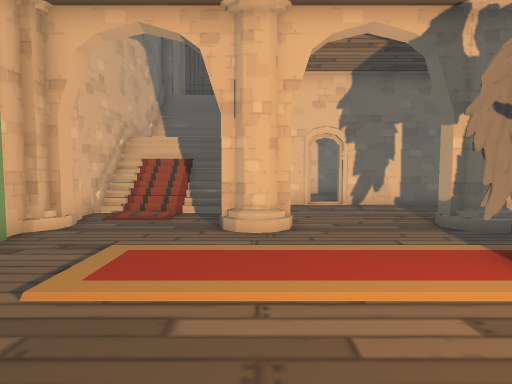
[1] (above)

16 first-person views from a walk through a scene from a Unity 3-D project. The camera is 1.3 m above the floor, tilts 4° down and sees 75° across. The floor is counted in squares, 1 m on a side. Each view is taken from the middle of a square. On the plan, view 1 faces up. The plan holds only what a view shows up to about 14 squares ahead; the rest is blank. The place goes on beyond the plan. The player character is not drawn. Door leaves are left out, so doorways stand open. Some surface patterns are stand-ins.

[2]
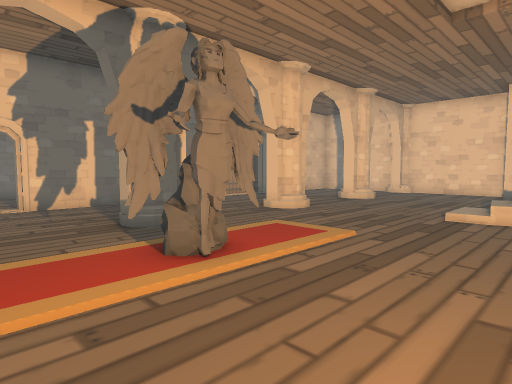

[3]
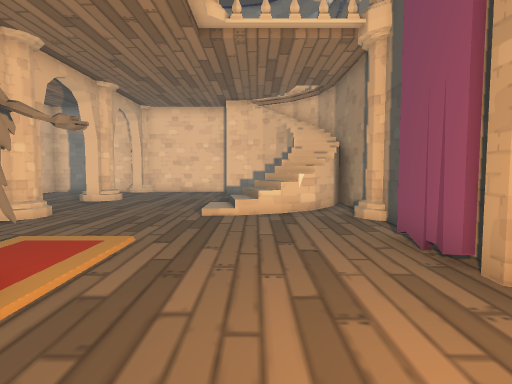

[4]
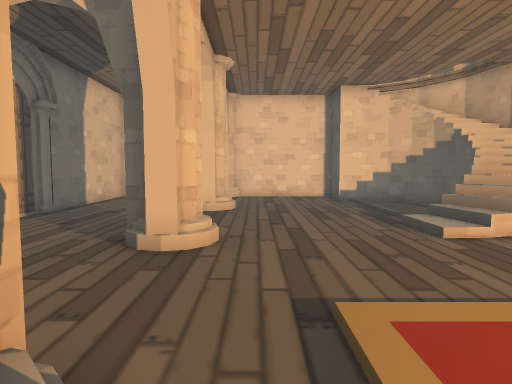

[5]
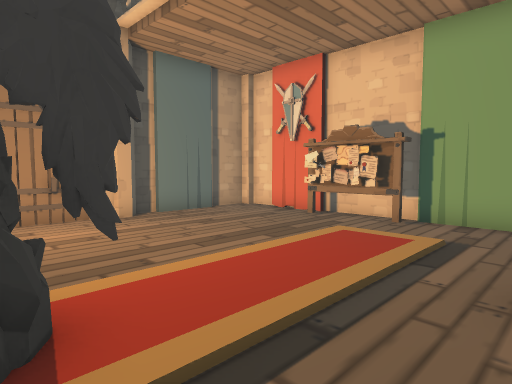

[6]
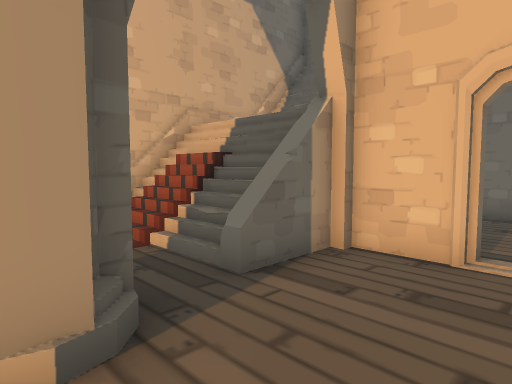

[7]
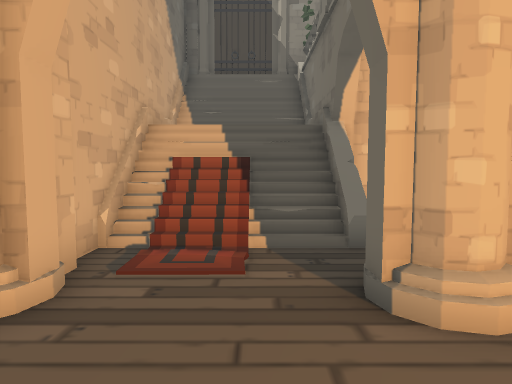

[8]
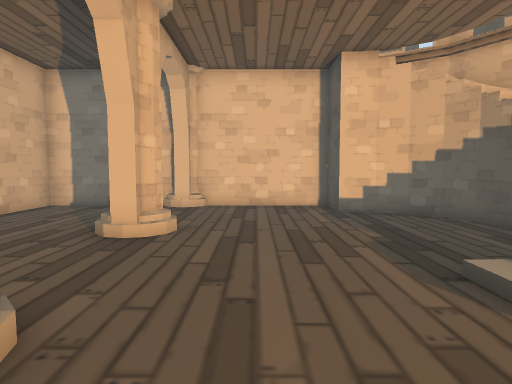

[9]
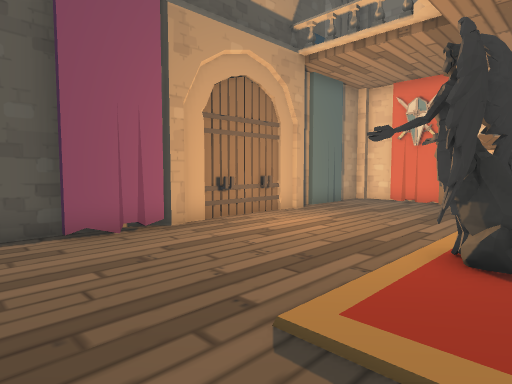

[10]
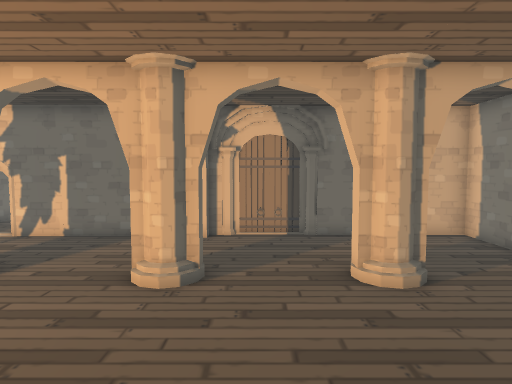

[11]
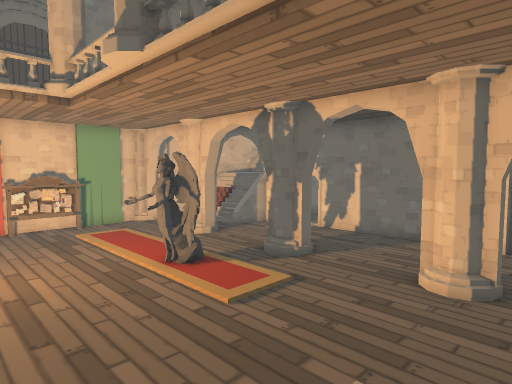

[12]
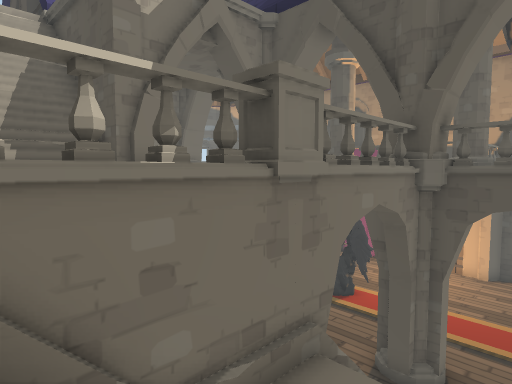

[13]
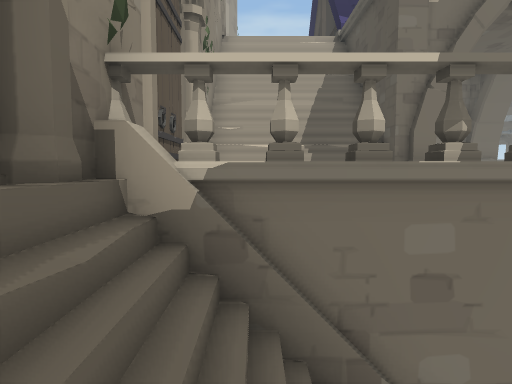

[14]
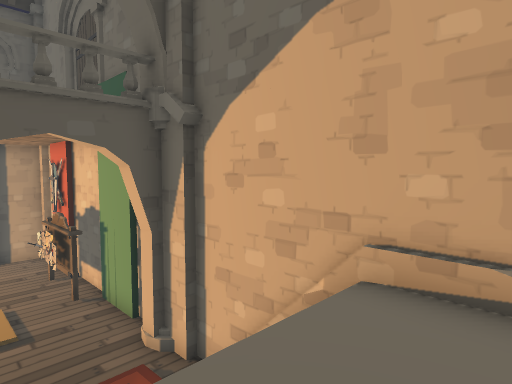

[15]
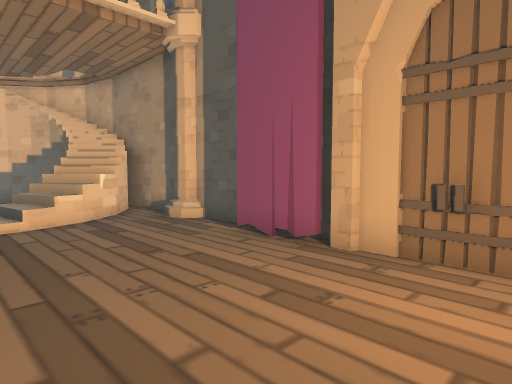

[16]
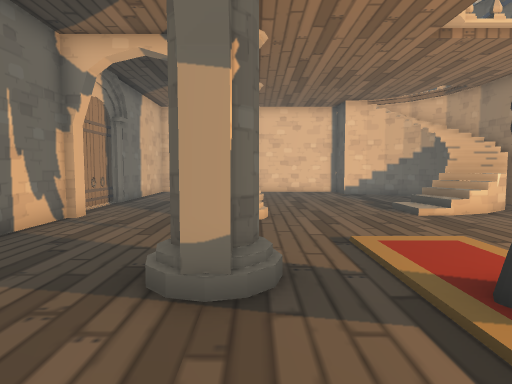

### Floor plan
Key: @ floor where view 1 was taken; # wall or solid block; x gap in a wall; . main floor; : floor 2.5 m higher than the main floor; / step, stairs or slope; = window, fence, low wall or low ledge; P pillar; B banner; S statue; O other object.
Columns run from 5 left of view 1 to 20 right of it. Each row starts with its distance up from view 1.
 17 #######
 16 #////#
 15 #////#
 14 #:: :#
 13 #::::#         #####
 12 #////##### OOOO #..#######
 11 #////x...................#
 10 #////=...................#
  9 #/./.....................
  8 PP..P#P..PPP..PPP...P...
  7  ....P....P....P....#....P
  6 #........................#
  5 B........S...............#
  4 ##......SSS..............#
  3 ##......S................#
  2 ##.............///.....
  1 ##..............//.....##
  0 B....@..........=///.###
 -1 #................/////##
 -2 ###B#######B###########

Where each view was taken, in squares from view 1:
view 1: 0 up, 0 right, facing up
view 2: 0 up, 1 right, facing up-right
view 3: 1 up, 1 right, facing right
view 4: 6 up, 4 right, facing right
view 5: 7 up, 4 right, facing down-left
view 6: 7 up, 3 right, facing up-left
view 7: 4 up, 2 left, facing up
view 8: 5 up, 8 right, facing right
view 9: 5 up, 9 right, facing down-left
view 10: 0 up, 12 right, facing up
view 11: 1 down, 12 right, facing up-left
view 12: 16 up, 3 left, facing down-right
view 13: 16 up, 3 left, facing right
view 14: 14 up, 1 left, facing down-left
view 15: 3 up, 2 right, facing down-right
view 16: 7 up, 1 right, facing right
